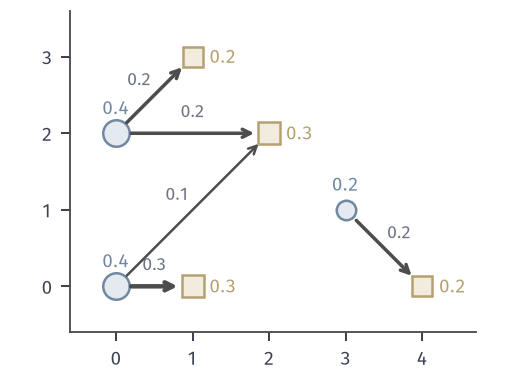

Python code for this plot:
from pathlib import Path
import sys
HERE = Path(__file__).resolve().parent
sys.path.insert(0, str(HERE.parent/'ot-common'))
from common import *
# Discrete transport in the plane, squared Euclidean cost.
# Sources (blue) x=(0,0),(0,2),(3,1) with a=(0.4,0.4,0.2); targets (yellow) y=(1,0),(2,2),(4,0),(1,3) with b=(0.3,0.3,0.2,0.2).
# Exact LP optimum by enumeration of basic solutions: cost 2.7, five positive entries.
X = np.array([[0, 0], [0, 2], [3, 1]], float); a = np.array([.4, .4, .2])
Y = np.array([[1, 0], [2, 2], [4, 0], [1, 3]], float); b = np.array([.3, .3, .2, .2])
C = ((X[:, None, :]-Y[None, :, :])**2).sum(-1)
val, P, S = lp_bruteforce(a, b, C)
fig, ax = figure(width_mm=72, height_mm=54)
panel(fig, left=.1, right=.97, top=.97, bottom=.13)
for i in range(3):
    for j in range(4):
        if P[i, j] > 1e-9:
            ax.annotate('', xy=Y[j], xytext=X[i], arrowprops=dict(arrowstyle='->', color=STROKE, lw=.6+4*P[i, j], shrinkA=6, shrinkB=6))
            mid = (X[i]+Y[j])/2
            d = Y[j]-X[i]; nrm = np.array([-d[1], d[0]])/np.hypot(*d)
            ax.text(*(mid+.28*nrm), f'{P[i, j]:.1f}', fontsize=7, color=MUTED, ha='center', va='center')
for i in range(3):
    ax.plot(*X[i], 'o', ms=5+14*a[i], color=BLUE_FILL, mec=BLUE, mew=1)
    ax.text(X[i, 0]-.18, X[i, 1]+.25, f'{a[i]:.1f}', fontsize=7.5, color=BLUE)
for j in range(4):
    ax.plot(*Y[j], 's', ms=5+14*b[j], color=YELLOW_FILL, mec=YELLOW, mew=1)
    ax.text(Y[j, 0]+.22, Y[j, 1]-.08, f'{b[j]:.1f}', fontsize=7.5, color=YELLOW)
ax.set_aspect('equal'); ax.set_xlim(-.6, 4.7); ax.set_ylim(-.6, 3.6)
ax.set_xticks([0, 1, 2, 3, 4]); ax.set_yticks([0, 1, 2, 3])
save(fig, HERE, 'figure', {'cost_matrix': C.tolist(), 'optimal_plan': P.round(6).tolist(), 'optimal_cost': val})
